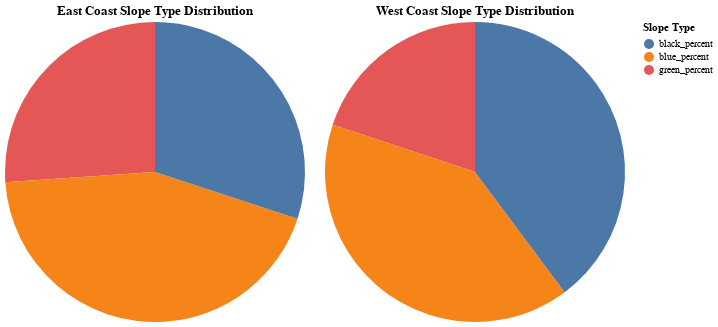

The code cell stored with this chart in its notebook:
### Code cell
# Load the dataset
slopes_data = pd.read_csv('ski_resort_stats.csv')

# Define East Coast and West Coast states based on your request
east_coast_states = ['Vermont', 'New Hampshire', 'Maine']
west_coast_states = ['Wyoming', 'Utah', 'Colorado']

# Split the data into East Coast and West Coast based on the "State" column
east_coast_df = slopes_data[slopes_data['state'].isin(east_coast_states)]
west_coast_df = slopes_data[slopes_data['state'].isin(west_coast_states)]

# Sum the percentages for each slope type (but we will normalize them)
east_coast_slopes = east_coast_df[['green_percent', 'blue_percent', 'black_percent']].sum()
west_coast_slopes = west_coast_df[['green_percent', 'blue_percent', 'black_percent']].sum()

# Normalize the percentages to sum to 100%
east_coast_total = east_coast_slopes.sum()
west_coast_total = west_coast_slopes.sum()

# Normalize each slope type
east_coast_slopes_normalized = (east_coast_slopes / east_coast_total) * 100
west_coast_slopes_normalized = (west_coast_slopes / west_coast_total) * 100

# Combine into a dataframe for plotting
slopes_comparison = pd.DataFrame({
    'East Coast': east_coast_slopes_normalized,
    'West Coast': west_coast_slopes_normalized
}).reset_index()

slopes_comparison.columns = ['Slope Type', 'East Coast', 'West Coast']

# Convert the data to long format for Altair plotting
slopes_comparison_long = slopes_comparison.melt(id_vars=["Slope Type"], value_vars=["East Coast", "West Coast"],
                                                var_name="Region", value_name="Percentage")

# Create a Pie Chart for East Coast
east_coast_pie = alt.Chart(slopes_comparison_long[slopes_comparison_long['Region'] == 'East Coast']).mark_arc().encode(
    theta='Percentage:Q',
    color='Slope Type:N',
    tooltip=['Slope Type:N', 'Percentage:Q']
).properties(
    title="East Coast Slope Type Distribution",
    width=300,
    height=300
)

# Create a Pie Chart for West Coast
west_coast_pie = alt.Chart(slopes_comparison_long[slopes_comparison_long['Region'] == 'West Coast']).mark_arc().encode(
    theta='Percentage:Q',
    color='Slope Type:N',
    tooltip=['Slope Type:N', 'Percentage:Q']
).properties(
    title="West Coast Slope Type Distribution",
    width=300,
    height=300
)

# Display the Pie Charts side by side
east_coast_pie | west_coast_pie

### Figure 1 — Vega-Lite specification as saved in the notebook (floating-point values rounded to 4 significant figures)
{"config": {"view": {"continuousWidth": 300, "continuousHeight": 300}}, "hconcat": [{"data": {"name": "data-51d0b13fb61992ac8283389db3f418a5"}, "mark": {"type": "arc"}, "encoding": {"color": {"field": "Slope Type", "type": "nominal"}, "theta": {"field": "Percentage", "type": "quantitative"}, "tooltip": [{"field": "Slope Type", "type": "nominal"}, {"field": "Percentage", "type": "quantitative"}]}, "height": 300, "title": "East Coast Slope Type Distribution", "width": 300}, {"data": {"name": "data-221178af27852f4a946d79ad92f763c4"}, "mark": {"type": "arc"}, "encoding": {"color": {"field": "Slope Type", "type": "nominal"}, "theta": {"field": "Percentage", "type": "quantitative"}, "tooltip": [{"field": "Slope Type", "type": "nominal"}, {"field": "Percentage", "type": "quantitative"}]}, "height": 300, "title": "West Coast Slope Type Distribution", "width": 300}], "$schema": "https://vega.github.io/schema/vega-lite/v5.20.1.json", "datasets": {"data-51d0b13fb61992ac8283389db3f418a5": [{"Slope Type": "green_percent", "Region": "East Coast", "Percentage": 26.08}, {"Slope Type": "blue_percent", "Region": "East Coast", "Percentage": 43.88}, {"Slope Type": "black_percent", "Region": "East Coast", "Percentage": 30.04}], "data-221178af27852f4a946d79ad92f763c4": [{"Slope Type": "green_percent", "Region": "West Coast", "Percentage": 19.89}, {"Slope Type": "blue_percent", "Region": "West Coast", "Percentage": 40.31}, {"Slope Type": "black_percent", "Region": "West Coast", "Percentage": 39.8}]}}
